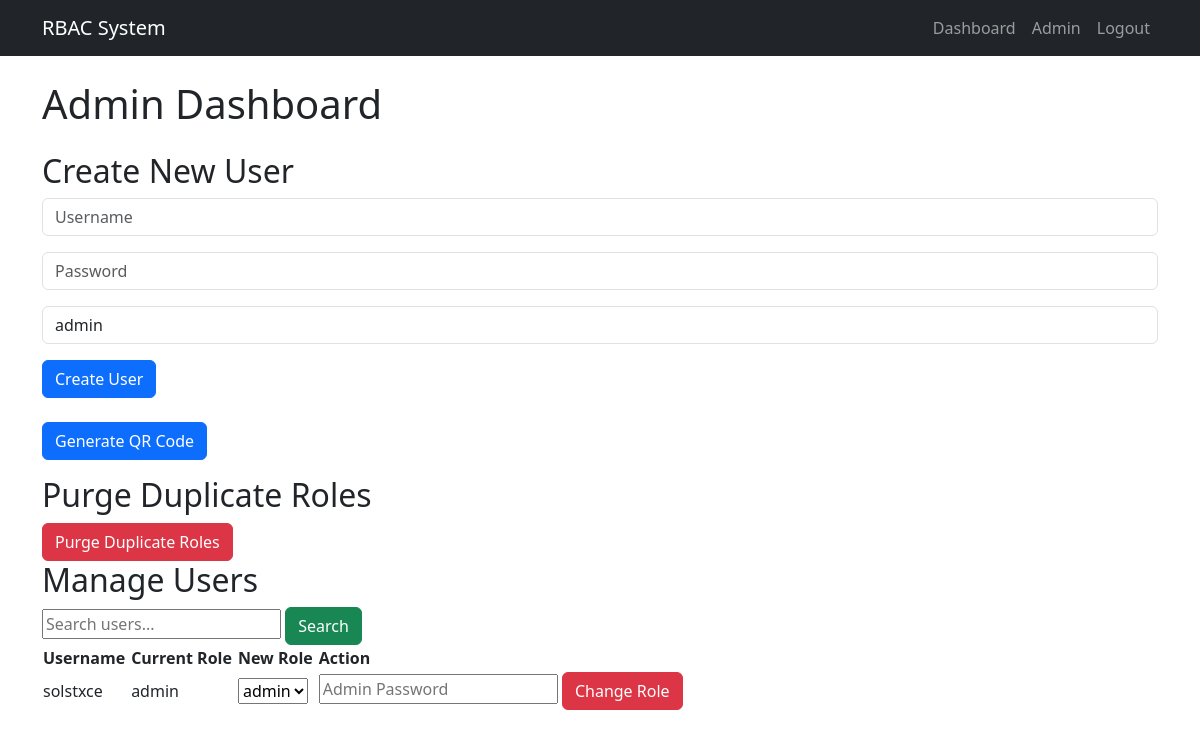
Page /admin (signed in) on the earlier database version.
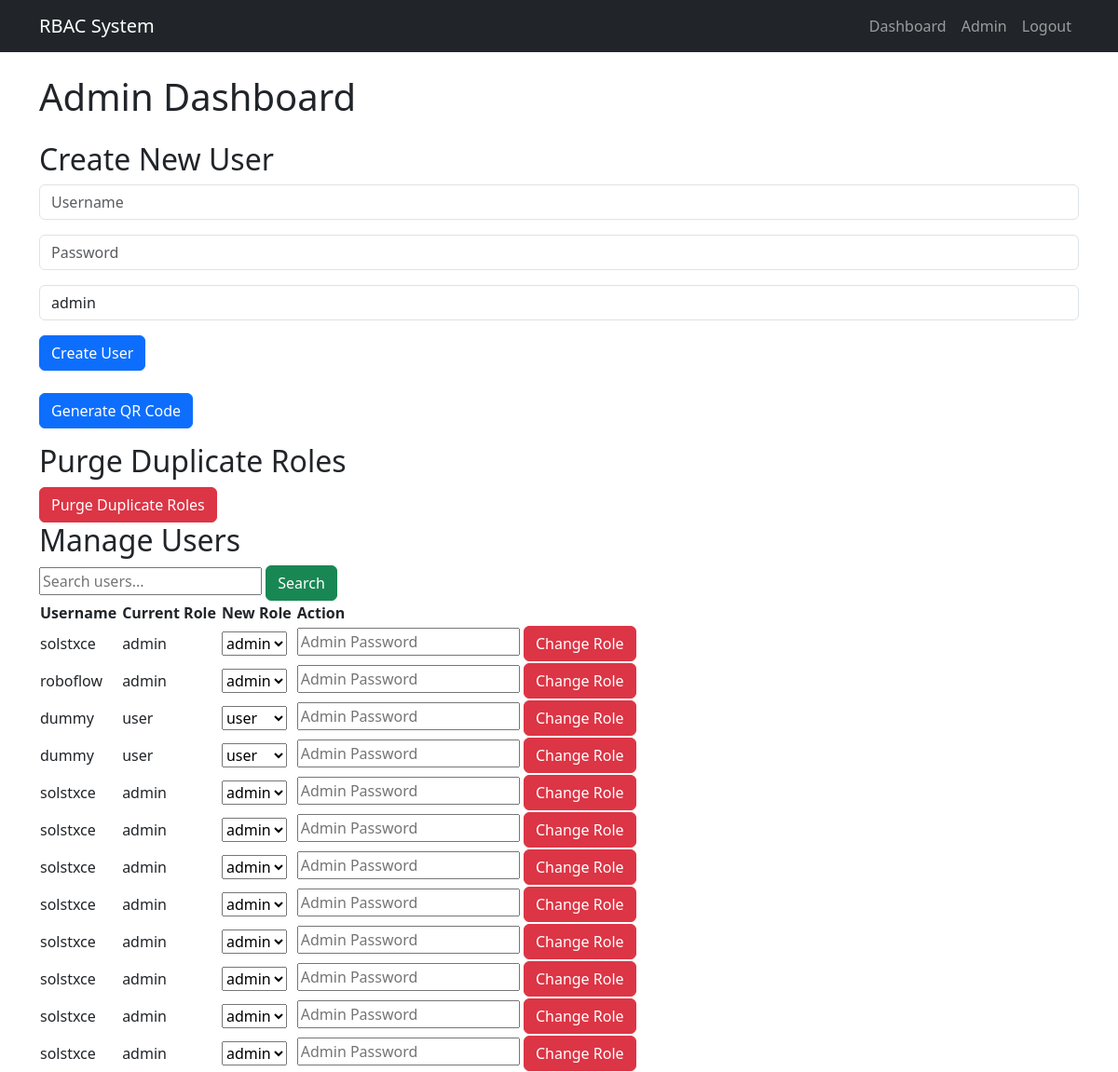
Same page on the later database version.
### tables this page shows
CREATE TABLE users (id INTEGER PRIMARY KEY, username TEXT, password TEXT, role TEXT, totp_secret TEXT);

CREATE TABLE roles (id INTEGER PRIMARY KEY, name TEXT);

### app.py (the view, shortened to what this page needs)
@app.route('/admin', methods=['GET', 'POST'])
@login_required
@role_required('admin')
def admin():
    db = get_db()
    search_query = request.args.get('search', '')
    if search_query:
        users = db.execute('SELECT id, username, role FROM users WHERE username LIKE ?', ('%' + search_query + '%',)).fetchall()
    else:
        users = db.execute('SELECT id, username, role FROM users').fetchall()
    roles = db.execute('SELECT name FROM roles').fetchall()
    return render_template('admin.html', users=users, roles=roles, search_query=search_query)

### app.py (called while the page is built)
def login_required(f):
    @wraps(f)
    def decorated_function(*args, **kwargs):
        if 'user_id' not in session:
            return redirect(url_for('login'))
        return f(*args, **kwargs)
    return decorated_function

def role_required(role):
    def decorator(f):
        @wraps(f)
        def decorated_function(*args, **kwargs):
            if 'role' not in session or session['role'] != role:
                flash('You do not have permission to access this page.', 'error')
                return redirect(url_for('index'))
            return f(*args, **kwargs)
        return decorated_function
    return decorator

def get_db():
    db = sqlite3.connect('rbac.db')
    db.row_factory = sqlite3.Row
    return db

### templates/admin.html (shortened to what this page needs)
{% extends "base.html" %}
{% block content %}
<h1>Admin Dashboard</h1>
<h2 class="mt-4">Create New User</h2>
<form id="create-user-form" class="mb-4">
    <div class="mb-3">
        <input type="text" name="username" id="username" required placeholder="Username" class="form-control">
    </div>
    <div class="mb-3">
        <input type="password" name="password" required placeholder="Password" class="form-control">
    </div>
    <div class="mb-3">
        <select name="role" required class="form-control">
            {% for role in roles %}
            <option value="{{ role.name }}">{{ role.name }}</option>
            {% endfor %}
        </select>
    </div>
    <button type="submit" name="create_user" class="btn btn-primary">Create User</button>
</form>
<button class="btn btn-primary mb-3"
    onclick="generateQRCode(document.querySelector('input[name=username]').value)">Generate QR Code</button>
<h2>Purge Duplicate Roles</h2>
<form method="post" action="{{ url_for('admin') }}">
    <button class="btn btn-danger" type="submit" name="purge_roles"
        onclick="return confirm('Are you sure you want to purge duplicate roles?');">Purge Duplicate Roles</button>
</form>
<h2>Manage Users</h2>
<form method="get" action="{{ url_for('admin') }}">
    <input type="text" name="search" value="{{ search_query }}" placeholder="Search users...">
    <button class="btn btn-success" type="submit">Search</button>
</form>
<table>
    <tr class="mb-3">
        <th style="padding-right:5px;">Username</th>
        <th style="padding-right:5px;">Current Role</th>
        <th style="padding-right:5px;">New Role</th>
        <th style="padding-right:5px;">Action</th>
    </tr>
    {% for user in users %}
    <tr>
        <td>{{ user.username }}</td>
        <td>{{ user.role }}</td>
        <td>
            <form method="post" action="{{ url_for('change_role') }}">
                <select name="new_role">
                    {% for role in roles %}
                    <option value="{{ role.name }}" {% if role.name==user.role %}selected{% endif %}>{{ role.name }}
                    </option>
                    {% endfor %}
                </select>
        </td>
        <td>
            <input type="password" name="admin_password" placeholder="Admin Password" required>
            <button class="btn btn-danger" type="submit">Change Role</button>
        </td>
    </tr>
    {% endfor %}
</table>
{% endblock %}

### templates/base.html (shortened to what this page needs)
<!DOCTYPE html>
<html lang="en">
<head>
    <link href="https://cdn.jsdelivr.net/npm/bootstrap@5.3.0/dist/css/bootstrap.min.css" rel="stylesheet">
</head>
<body>
    <nav class="navbar navbar-expand-md navbar-dark bg-dark fixed-top">
        <div class="container">
            <a class="navbar-brand" href="{{ url_for('index') }}">RBAC System</a>
            <div class="collapse navbar-collapse" id="navbarNav">
                <ul class="navbar-nav ms-auto">
                    {% if 'user_id' in session %}
                        <li class="nav-item">
                            <a class="nav-link" href="{{ url_for('dashboard') }}">Dashboard</a>
                        </li>
                        {% if session['role'] == 'admin' %}
                            <li class="nav-item">
                                <a class="nav-link" href="{{ url_for('admin') }}">Admin</a>
                            </li>
                        {% endif %}
                        <li class="nav-item">
                            <a class="nav-link" href="{{ url_for('logout') }}">Logout</a>
                        </li>
                    {% endif %}
                </ul>
            </div>
        </div>
    </nav>
    <main class="container">
        {% block content %}{% endblock %}
    </main>
</body>
</html>

### templates/base.html (style rules this page uses)
body { padding-top: 5rem; }

Differences in the rows shown:
added users: username "roboflow", role "admin", new_role "admin"
added users: username "dummy", role "user", new_role "user"
added users: username "dummy", role "user", new_role "user"
added users: username "solstxce", role "admin", new_role "admin"
added users: username "solstxce", role "admin", new_role "admin"
added users: username "solstxce", role "admin", new_role "admin"
added users: username "solstxce", role "admin", new_role "admin"
added users: username "solstxce", role "admin", new_role "admin"
added users: username "solstxce", role "admin", new_role "admin"
added users: username "solstxce", role "admin", new_role "admin"
added users: username "solstxce", role "admin", new_role "admin"
